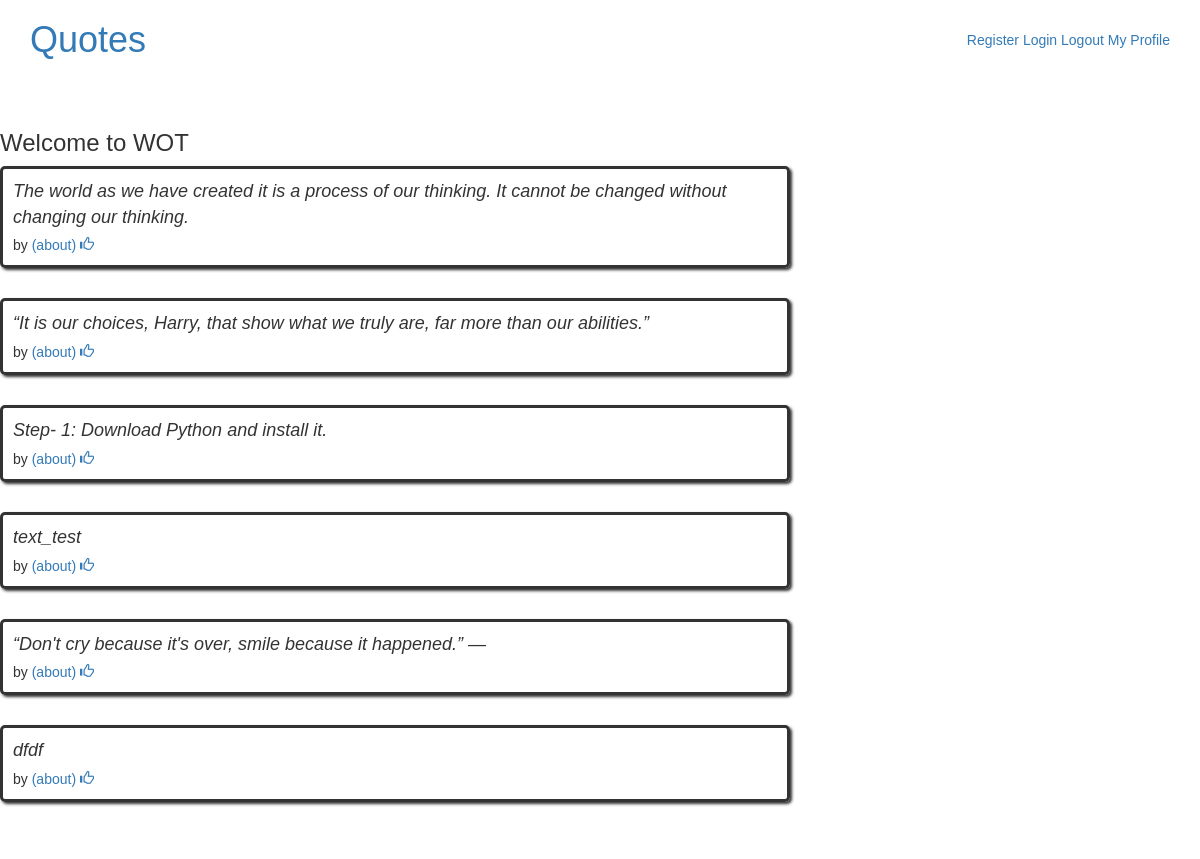
The app's page /apage/, older data.
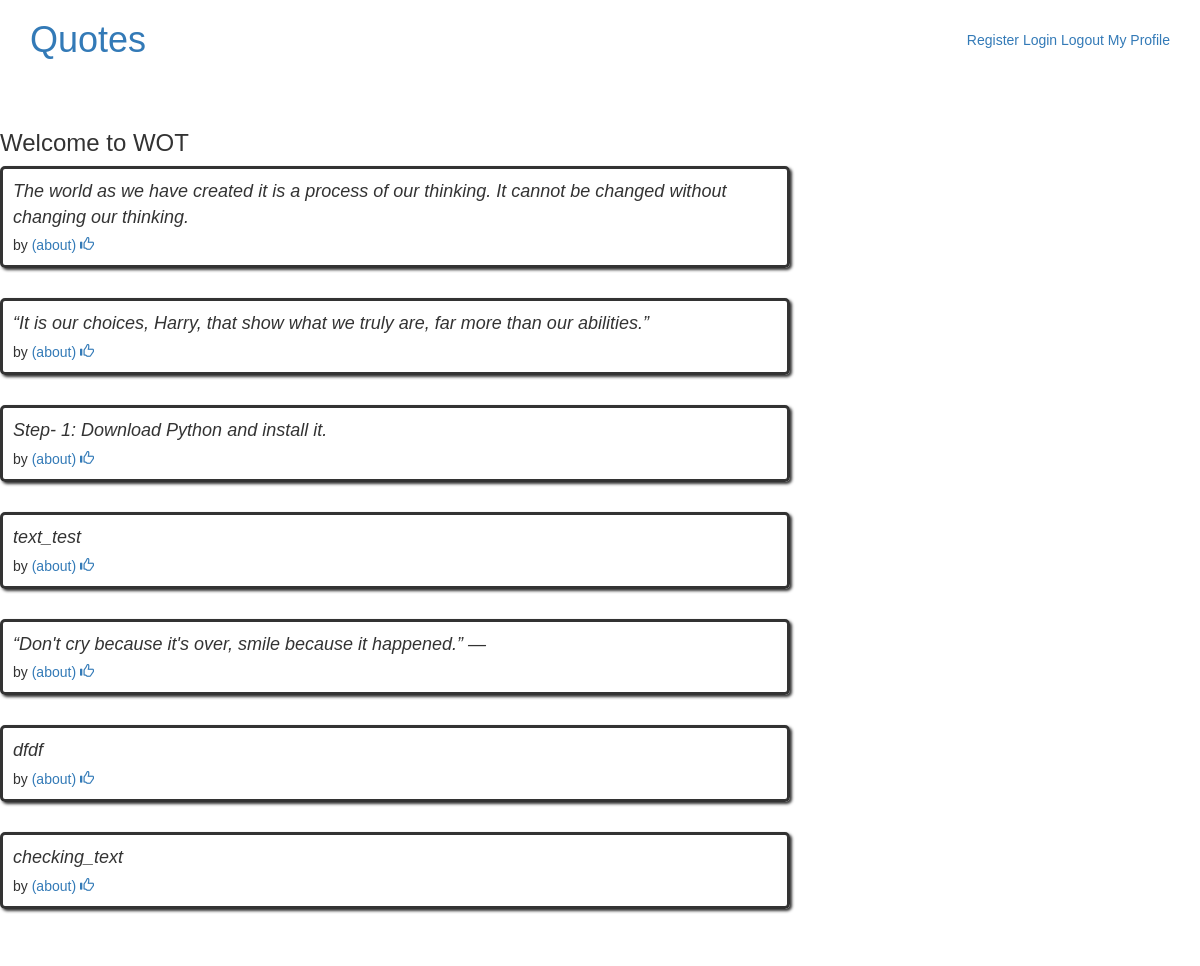
The same page, newer data.
### apage/models.py (models this page shows, shortened)
class Quote(models.Model):
    text = models.CharField(max_length=1000, default="Write right on me...Pour your heart")
    tags = models.CharField(max_length=1000, default="Morality")

### apage/views.py (the view)
def index(request):
    all_quotes = Quote.objects.all()
    return render(request,'apage/index.html', {'all_quotes': all_quotes})

### apage/templates/apage/index.html
{% extends 'apage/base.html' %}
{% block content %}
    <h3>Welcome to WOT </h3>
    {% for quote in all_quotes %}
    <div class="row">
        <div class="col-md-8">
            <div class="quote" itemscope itemtype="#">
                <span class="text" itemprop="text">{{ quote.text }}</span>
                <span>by <small class="author" itemprop="author">{{ quote.artist }}</small>
                <a href="{% url 'apage:detail' quote.id %}">(about)</a>
                </span>
                <a href="#"><span class="glyphicon glyphicon-thumbs-up"></span></a>
            </div>
        </div>
    </div>
    {% endfor %}
{% endblock %}

Row changes from the older to the newer data that the page shows:
added Quote: text "checking_text"
